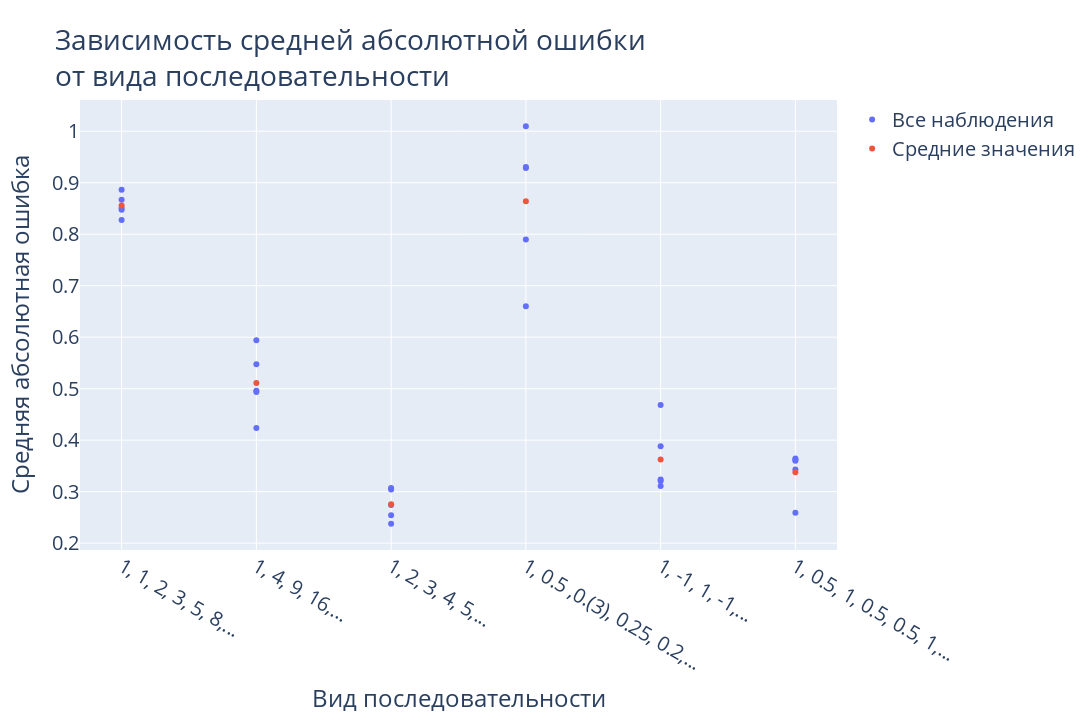

Notebook cell for this chart:
### Code cell
# Построение графика
fig = go.Figure()
fig.add_trace(
    go.Scatter(x=all_sequences, y=all_mapes, name="Все наблюдения", mode="markers")
)
fig.add_trace(
    go.Scatter(x=list(sequence_generators.keys()), y=mapes_mean, name="Средние значения", mode="markers")
)
fig.update_layout(
    title="Зависимость средней абсолютной ошибки<br>от вида последовательности",
    font=dict(size=20),
    xaxis=dict(title="Вид последовательности"),
    yaxis=dict(title="Средняя абсолютная ошибка"),
    width=1280,
    height=720
)
fig.show()

### Figure 1 — Plotly figure (JSON) as saved in the notebook; plotly's stock layout.template omitted (floating-point values rounded to 4 significant figures)
{"data": [{"mode": "markers", "name": "Все наблюдения", "type": "scatter", "x": ["1, 1, 2, 3, 5, 8,...", "1, 1, 2, 3, 5, 8,...", "1, 1, 2, 3, 5, 8,...", "1, 1, 2, 3, 5, 8,...", "1, 1, 2, 3, 5, 8,...", "1, 4, 9, 16,...", "1, 4, 9, 16,...", "1, 4, 9, 16,...", "1, 4, 9, 16,...", "1, 4, 9, 16,...", "1, 2, 3, 4, 5,...", "1, 2, 3, 4, 5,...", "1, 2, 3, 4, 5,...", "1, 2, 3, 4, 5,...", "1, 2, 3, 4, 5,...", "1, 0.5 ,0.(3), 0.25, 0.2,...", "1, 0.5 ,0.(3), 0.25, 0.2,...", "1, 0.5 ,0.(3), 0.25, 0.2,...", "1, 0.5 ,0.(3), 0.25, 0.2,...", "1, 0.5 ,0.(3), 0.25, 0.2,...", "1, -1, 1, -1,...", "1, -1, 1, -1,...", "1, -1, 1, -1,...", "1, -1, 1, -1,...", "1, -1, 1, -1,...", "1, 0.5, 1, 0.5, 0.5, 1,...", "1, 0.5, 1, 0.5, 0.5, 1,...", "1, 0.5, 1, 0.5, 0.5, 1,...", "1, 0.5, 1, 0.5, 0.5, 1,...", "1, 0.5, 1, 0.5, 0.5, 1,..."], "y": [0.8507, 0.8671, 0.8277, 0.8474, 0.8862, 0.5942, 0.4958, 0.4937, 0.5475, 0.4236, 0.274, 0.3041, 0.307, 0.2376, 0.2543, 0.9285, 0.6603, 0.7899, 1.01, 0.9306, 0.4682, 0.3235, 0.3111, 0.3205, 0.388, 0.3619, 0.3644, 0.2587, 0.3429, 0.3598]}, {"mode": "markers", "name": "Средние значения", "type": "scatter", "x": ["1, 1, 2, 3, 5, 8,...", "1, 4, 9, 16,...", "1, 2, 3, 4, 5,...", "1, 0.5 ,0.(3), 0.25, 0.2,...", "1, -1, 1, -1,...", "1, 0.5, 1, 0.5, 0.5, 1,..."], "y": [0.8558, 0.511, 0.2754, 0.8638, 0.3623, 0.3375]}], "layout": {"font": {"size": 20}, "height": 720, "title": {"text": "Зависимость средней абсолютной ошибки<br>от вида последовательности"}, "width": 1280, "xaxis": {"title": {"text": "Вид последовательности"}}, "yaxis": {"title": {"text": "Средняя абсолютная ошибка"}}}}
